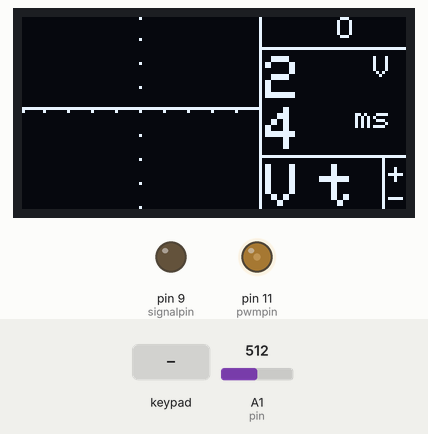
Simulated run of this sketch. Board: Arduino Uno, built with avr-gcc and run on an emulated ATmega328P. Parts: 128×64 one-colour display, output pins drawn as LEDs (lit = HIGH). Dashed ring = blinking. The inputs (shaded band) are chosen by the test bench; at power-on: A1 (pin) = 512.

Above: at 1.29 s.
2.1 s: A1 (pin) set to 716
At 4.27 s:
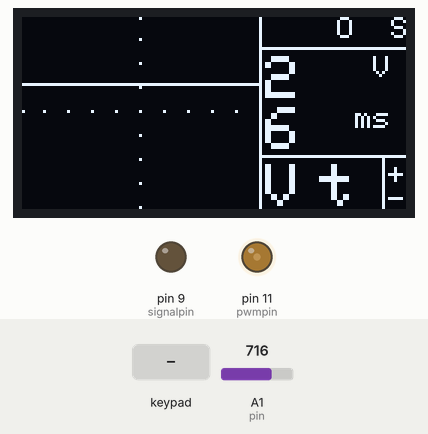
5.1 s: key 'e' pressed
At 6.01 s:
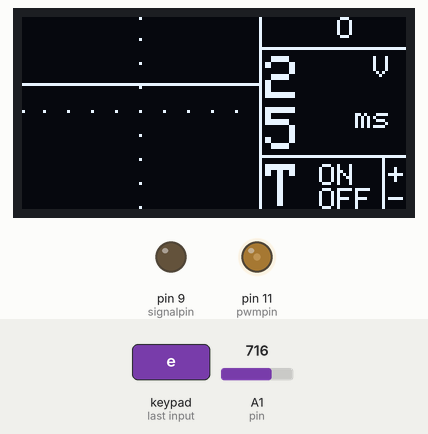
7.2 s: key 'w' pressed
At 8.6 s:
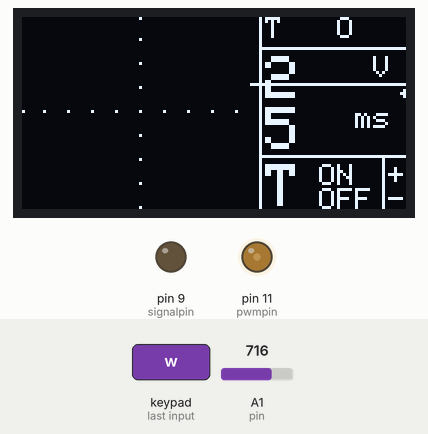
9.2 s: key 'd' pressed
At 10.34 s:
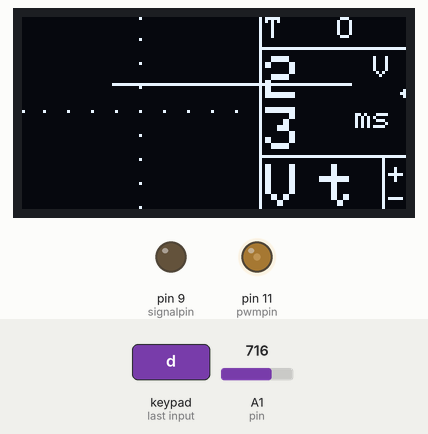
11.2 s: key 'd' pressed
At 13.0 s:
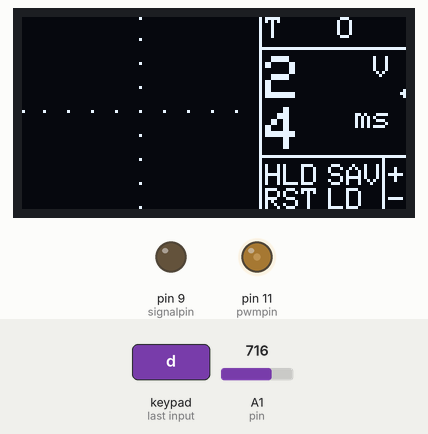
13.1 s: key 's' pressed
At 14.34 s:
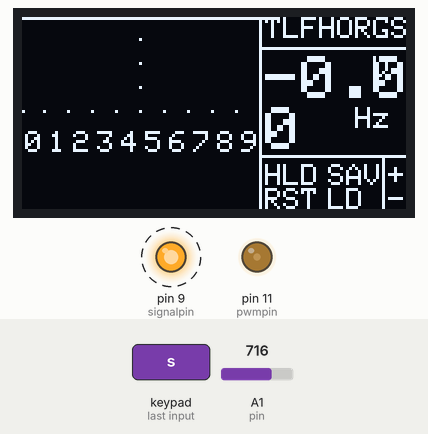
Timing chart, 0 to 17.0 s (numbered marks = the images above; inputs shaded):
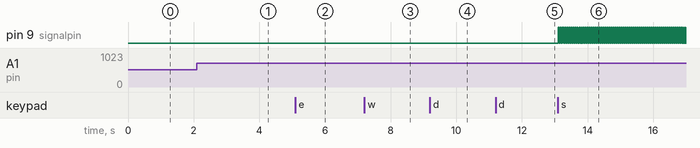

The sketch:

adso.ino
```cpp
/*
 ADSO - Arduino Digital Storage Oscilloscope
 v1.0 (c) 2017     www.github.com/zooxo/adso

 ADSO is a digital storage oscilloscope running on an arduino microcontroller.
 It samples, stores and analyses an electrical signal.

 Features:
 * Samples signal on one channel up to 500 Hz and 50 Volts
 * Shows signal graphically (80x64 pixel respective 10x8 divisions) as pixmap or polygon
 * Selectable scales (Volts per division, ms per division)
 * 1:1 and 10:1 probe
 * Triggering of periodic signals (selectable trigger level)
 * Selectable x and y offset
 * Reference signal (square, 0...5V)
 * Hold/save/load/reset signal and adjustments (permanent via EEPROM)
 * Fourier transformation (frequency analysis and harmonics)

*/

// INCLUDES & DEFINES

// Initialize OLED
#include <SPI.h>
#include <Wire.h>
#include <Adafruit_GFX.h>
#include <Adafruit_SSD1306.h>
#define OLED_RESET 4
Adafruit_SSD1306 display(OLED_RESET);
// Initialize EEEPROM
#include <EEPROM.h>
// Initialize custom keyboard (2x3)
#include <Keypad.h>
const byte ROWS = 2; //two rows
const byte COLS = 3; //four columns
char hexaKeys[ROWS][COLS] = { // "qweasd"
  {
    'q','w','e'}
  ,{
    'a','s','d'}
};
byte rowPins[ROWS] = {
  2,4}; //connect to the row pinouts of the keypad
byte colPins[COLS] = {
  6,5,3}; //connect to the column pinouts of the keypad
Keypad keypad = Keypad(makeKeymap(hexaKeys),rowPins,colPins,ROWS,COLS);

// defines
#define HALFY 31 // y-coordinate for zero line
#define DEFAULTSAMPLETIME 625 // default sample time in us
#define SAMPLESIZE 160 // number of stored values
#define SAMPLEDRAW 80 // number of drawn values
#define SAMPLESPERDISPLAY 200 // display after 200 samples
#define DEFAULTSIGNALRATE 10000 // rate of square reference signal in us
#define MAXMENUNR 6 // number of menus
#define DEFAULTTRIGLVL 25 // default trigger level
#define MAXTRIGLVL 63 // maximal trigger level
#define MINTRIGLVL 0 // minimal trigger level
#define TRIGLVLSTEP 4 // step change of triglevel
#define XTEXT 81 // x-coordinate where text starts
#define LETTERWIDTHBIG 12
#define LETTERWIDTHSMALL 6
#define XOFFSETMIN -10 // extrema for offsets
#define XOFFSETMAX 30
#define YOFFSETMIN -32
#define YOFFSETMAX 64
#define EEPROMOFFSET 64 // eeprom adress where sample is stored
#define FCNR 10 //number of fourier coefficients

// define flags and set initial values
boolean istriglevel=false; // no triggering
boolean isdrawlines=false; // no line drawing
boolean isreference=true; // reference signal (signalpin) on
boolean isground=false; // no grounding of signal
boolean ishold=false; // signal holded
boolean isfourier=false; // fourier analysis

// variables
byte pin=1,pwmpin=11,signalpin=9; // analog read pin, PWM- and square-reference pin
char key; // scanned key
byte menunr=1; // default menu number
byte val[SAMPLESIZE],ptr=0; // sampled value storage
char xoffset=0,yoffset=0; // offset variables
byte triglevel=DEFAULTTRIGLVL; // trigger level
byte displaycounter=0; // counts scans and display every SCANSPERDISPLAY times
double a[FCNR]; // fourier coefficients
byte nstrip; // number of sample values used for fourier
unsigned long scanstart=0; // used for square reference
unsigned long signaltime=DEFAULTSIGNALRATE,signalmicros=0;

// amplitude settings
int voltsteps[]={
  100,200,500,1000,2000,5000}; // im mV
#define numberofvoltsteps (sizeof(voltsteps)/sizeof(const int *))
byte vsnr=4; // volt step index (default 4 = 2000 mV/div)

// time settings
int sampletimes[]={
  125,250,625,1250,2500}; // in ms
#define numberofsampletimes (sizeof(sampletimes)/sizeof(const int *))
byte stnr=2; // sample time index (default 2 = 625 ms/div)
unsigned long timestamp=0,startmicros=0; // used for sample time measurement
unsigned long sampletime=sampletimes[stnr],sampledtime=0;


// SUBPROGRAMS

void curpos(byte x, byte y, byte font) { // set cursor position and font size
  display.setCursor(x,y);
  display.setTextSize(font);
}

void fourier() { // calculate fourier coefficients
  byte trigpnt1=0,trigpnt2=0;
  for(byte i=0;i<SAMPLESIZE-1;i++) { // find 1st trigpoint
    if((val[i]>=triglevel)&&(val[i+1]<triglevel)) {
      trigpnt1=i;
      for(byte j=i+1;j<SAMPLESIZE-1;j++) { // find 2nd trigpoint
        if((val[j]>=triglevel)&&(val[j+1]<triglevel)) {
          trigpnt2=j;
          break;
        }
      }
      break;
    }
  }
  nstrip=trigpnt2-trigpnt1;
  for(byte j=0;j<FCNR;j++) { // calculate fourier coefficients
    a[j]=0;
    for(byte k=trigpnt1;k<trigpnt2;k++) { // cosine
      a[j]+=(HALFY-val[k])*cos(j*(k-trigpnt1)*2*PI/nstrip);
    }
    for(byte k=trigpnt1;k<trigpnt2;k++) { // sine
      a[j]+=(HALFY-val[k])*sin(j*(k-trigpnt1)*2*PI/nstrip);
    }
    a[j]=a[j]/nstrip*2;
    if(j==0) a[j]/=2;
    a[j]=HALFY-a[j];
  }
}

void printoled() { // print display
  byte trigptr=0;
  display.clearDisplay();
  if(isfourier) { // call fourier and draw x-axis labels
    fourier();
    for(byte i=0;i<FCNR;i++) {
      curpos(1+i*8,38,1);
      display.print(i);
    }
  }
  display.drawLine(XTEXT-2,46,127,46,WHITE); // draw separation lines
  display.drawLine(XTEXT-2,10,127,10,WHITE);
  display.drawLine(XTEXT-2,0,XTEXT-2,63,WHITE);
  display.drawLine(120,47,120,63,WHITE);
  display.drawPixel(39,0,WHITE); //draw grid
  display.drawPixel(39,7,WHITE);
  display.drawPixel(39,15,WHITE);
  display.drawPixel(39,23,WHITE);
  display.drawPixel(39,HALFY,WHITE);
  if(!isfourier) {
    display.drawPixel(39,39,WHITE);
    display.drawPixel(39,47,WHITE);
    display.drawPixel(39,55,WHITE);
    display.drawPixel(39,63,WHITE);
  }
  display.drawPixel(0,HALFY,WHITE);
  display.drawPixel(7,HALFY,WHITE);
  display.drawPixel(15,HALFY,WHITE);
  display.drawPixel(23,HALFY,WHITE);
  display.drawPixel(31,HALFY,WHITE);
  display.drawPixel(47,HALFY,WHITE);
  display.drawPixel(55,HALFY,WHITE);
  display.drawPixel(63,HALFY,WHITE);
  display.drawPixel(71,HALFY,WHITE);
  if(isfourier) { // draw frequency spectrum
    for(byte i=0;i<FCNR;i++) {
      display.drawLine(i*8,a[i],(i+1)*8,a[i],WHITE);
    }
  }
  else if(istriglevel) {
    display.drawPixel(127,triglevel,WHITE); // draw triglevel indicator
    display.drawPixel(126,triglevel,WHITE);
    display.drawPixel(127,triglevel+1,WHITE);
    display.drawPixel(127,triglevel-1,WHITE);
    for(byte i=0;i<SAMPLEDRAW-1;i++) { // find trigpoint
      if((val[i]>=triglevel)&&(triglevel>val[i+1])) {
        trigptr=i;
        break;
      }
    }
    for(byte i=0;i<SAMPLEDRAW;i++) { //draw values triggered
      if(isdrawlines) display.drawLine(i+xoffset,val[trigptr],i+1+xoffset,val[trigptr+1],WHITE);
      else display.drawPixel(i+xoffset,val[trigptr],WHITE);
      trigptr++;
    }
  }
  else {
    for(byte i=0;i<SAMPLEDRAW;i++) { //draw values untriggered
      if(isdrawlines) display.drawLine(i,val[i],i+1,val[i+1],WHITE);
      else display.drawPixel(i,val[i],WHITE);
    }
  }

  curpos(XTEXT,13,2); // amplitude (V/div)
  if(voltsteps[vsnr]<1000) display.print((double)(voltsteps[vsnr]/1000.0),1);
  else display.print(voltsteps[vsnr]/1000);
  curpos(XTEXT+3*LETTERWIDTHBIG,13,1);
  display.print("V");

  curpos(XTEXT,30,2); // frequency or time (Hz or ms/div)
  if(isfourier) {
    display.print((int)(1/(nstrip*sampledtime/1000000.0)));
    curpos(XTEXT+2*LETTERWIDTHBIG+LETTERWIDTHSMALL,30,1);
    display.print("Hz");
  }
  else {
    display.print((int)((double)(sampledtime*8.0/1000)+0.5));
    curpos(XTEXT+2*LETTERWIDTHBIG+LETTERWIDTHSMALL,30,1);
    display.print("ms");
  }

  curpos(122,49,1); // menu
  display.print("+");
  curpos(122,57,1);
  display.print("-");
  switch(menunr) {
  case 1:
    curpos(XTEXT,49,2);
    display.print("V");
    curpos(XTEXT+LETTERWIDTHBIG+LETTERWIDTHSMALL,49,2);
    display.print("t");
    break;
  case 2:
    curpos(XTEXT,49,2);
    display.print("T");
    curpos(XTEXT+LETTERWIDTHBIG+LETTERWIDTHSMALL,49,1);
    display.print("ON");
    curpos(XTEXT+LETTERWIDTHBIG+LETTERWIDTHSMALL,57,1);
    display.print("OFF");
    break;
  case 3:
    curpos(XTEXT,49,2);
    display.print("X");
    curpos(XTEXT+LETTERWIDTHBIG+LETTERWIDTHSMALL,49,1);
    display.print("RST");
    break;
  case 4:
    curpos(XTEXT,49,2);
    display.print("Y");
    curpos(XTEXT+LETTERWIDTHBIG+LETTERWIDTHSMALL,49,1);
    display.print("RST");
    break;
  case 5:
    curpos(XTEXT,49,1);
    display.print("PIX");
    curpos(XTEXT+3*LETTERWIDTHSMALL+3,49,1);
    display.print("REF");
    curpos(XTEXT,57,1);
    display.print("GND");
    curpos(XTEXT+3*LETTERWIDTHSMALL+3,57,1);
    display.print("FFT");
    break;
  case 6:
    curpos(XTEXT,49,1);
    display.print("HLD");
    curpos(XTEXT+3*LETTERWIDTHSMALL+3,49,1);
    display.print("SAV");
    curpos(XTEXT,57,1);
    display.print("RST");
    curpos(XTEXT+3*LETTERWIDTHSMALL+3,57,1);
    display.print("LD");
    break;
  default:
    break;
  }

  // indicators
  if(istriglevel) { // trigger
    curpos(XTEXT,0,1);
    display.print("T");
  }
  if(isdrawlines) { // draw lines instead of pixels
    curpos(XTEXT+LETTERWIDTHSMALL,0,1);
    display.print("L");
  }
  if(isfourier) { // fourier
    curpos(XTEXT+2*LETTERWIDTHSMALL,0,1);
    display.print("F");
  }
  if(ishold) { // hold
    curpos(XTEXT+3*LETTERWIDTHSMALL,0,1);
    display.print("H");
  }
  if(xoffset||yoffset) { // x or y offset
    curpos(XTEXT+4*LETTERWIDTHSMALL,0,1);
    display.print("O");
  }
  if(isreference) { // reference signal on
    curpos(XTEXT+5*LETTERWIDTHSMALL,0,1);
    display.print("R");
  }
  if(isground) { // signal grounded
    curpos(XTEXT+6*LETTERWIDTHSMALL,0,1);
    display.print("G");
  }
  if(sampledtime>sampletimes[stnr]*1.02) { // sample time error
    curpos(XTEXT+7*LETTERWIDTHSMALL,0,1);
    display.print("S");
  }

  display.display();
}

void reset() { // reset adjustments to default values
  istriglevel=false;
  isdrawlines=false;
  isreference=false;
  isground=false;
  ishold=false;
  isfourier=false;
  triglevel=DEFAULTTRIGLVL;
  xoffset=yoffset=0;
  vsnr=4;
  stnr=2;
  startmicros=micros();
  for(byte i=0;i<SAMPLESIZE;i++) val[i]=0;
}

void save() { // saves adjustments and sample values
  byte i=0;
  EEPROM.write(i++,istriglevel);
  EEPROM.write(i++,isdrawlines);
  EEPROM.write(i++,isreference);
  EEPROM.write(i++,isground);
  EEPROM.write(i++,ishold);
  EEPROM.write(i++,isfourier);
  EEPROM.write(i++,triglevel);
  EEPROM.write(i++,xoffset);
  EEPROM.write(i++,yoffset);
  EEPROM.write(i++,vsnr);
  EEPROM.write(i++,stnr);
  for(i=0;i<SAMPLESIZE;i++) EEPROM.write(i+EEPROMOFFSET,val[i]);
}

void load() { // loads adjustments and sample values
  byte i=0;
  istriglevel=EEPROM.read(i++);
  isdrawlines=EEPROM.read(i++);
  isreference=EEPROM.read(i++);
  isground=EEPROM.read(i++);
  ishold=EEPROM.read(i++);
  isfourier=EEPROM.read(i++);
  triglevel=EEPROM.read(i++);
  xoffset=EEPROM.read(i++);
  yoffset=EEPROM.read(i++);
  vsnr=EEPROM.read(i++);
  stnr=EEPROM.read(i++);
  ishold=true;
  for(byte i=0;i<SAMPLESIZE;i++) val[i]=EEPROM.read(i+EEPROMOFFSET);
}


// SETUP & LOOP

void setup() {
  display.begin(SSD1306_SWITCHCAPVCC, 0x3c); // initialize display
  display.setTextColor(WHITE);
  display.setTextWrap(false);

  pinMode(signalpin,OUTPUT); // initialize square reference pin
  digitalWrite(signalpin,LOW);

  pinMode(pwmpin,OUTPUT); // initialize PWM reference pin
  analogWrite(pwmpin,64); // value 1:4 (high:low)

  reset();

  display.clearDisplay(); // Welcome message
  display.setTextSize(2);
  display.setTextColor(WHITE);
  display.println(F(" ADSO 1.0"));
  display.println();
  display.println();
  display.println(F(" WELCOME"));
  display.display();
  delay(750);
}

void loop() {
  timestamp=micros();
  if(timestamp-startmicros>=sampletime) { // measurement if desired sampletime is reached
    if(!ishold)
      if(isground) val[ptr]=HALFY;
      else
        val[ptr]=(yoffset+HALFY+40000/voltsteps[vsnr]-40000.0/511/voltsteps[vsnr]*analogRead(pin));
    // val = k * x + d
    // k   = 8pxperdiv / Vpd / ((1024analogvals - 512valforzero) / (10xdiv / 2ranges))
    // d   = 32ypixforzero - k * 512xpixforzero
    ptr++;
    if(ptr>=SAMPLESIZE) { // one diagram sampled (scan)
      ptr=0;
      sampledtime=(timestamp-scanstart)/SAMPLESIZE; // calibrate sampletime
      sampletime=sampletime*sampletimes[stnr]/sampledtime;
      displaycounter++;
      if(displaycounter>=SAMPLESPERDISPLAY/sampletimes[stnr]) { // print screen
        printoled();
        displaycounter=0;
      }
      scanstart=micros();
    }
    startmicros=micros();
  }

  if(isreference) { // square reference signal at signalpin
    if((timestamp-signalmicros)>=signaltime) {
      if(digitalRead(signalpin)) digitalWrite(signalpin,LOW);
      else digitalWrite(signalpin,HIGH);
      signalmicros=micros();
    }
  }

  key=keypad.getKey();
  if(key!=NO_KEY) { // process if character input occurs
    if(key=='e') // next or previous menu
      if(menunr<MAXMENUNR) menunr++;
      else menunr=1;
    if(key=='d')
      if(menunr>1) menunr--;
      else menunr=MAXMENUNR;

    if(menunr==1) { // menu1
      switch(key) {
      case 'q': // V+
        if(vsnr<numberofvoltsteps-1) vsnr++;
        break;
      case 'a': // V-
        if(vsnr>0) vsnr--;
        break;
      case 'w': // t+
        if(stnr<numberofsampletimes-1) stnr++;
        sampletime=sampletimes[stnr];
        break;
      case 's': // t-
        if(stnr>0) stnr--;
        sampletime=sampletimes[stnr];
        break;
      }
    }
    if(menunr==2) { // menu2
      switch(key) {
      case 'q': // triggerlevel up
        if(triglevel>MINTRIGLVL+TRIGLVLSTEP) triglevel-=TRIGLVLSTEP;
        break;
      case 'a': // triggerlevel down
        if(triglevel<MAXTRIGLVL-TRIGLVLSTEP) triglevel+=TRIGLVLSTEP;
        break;
      case 'w': // trigger on
        istriglevel=true;
        break;
      case 's': // trigger off
        istriglevel=false;
        break;
      }
    }
    if(menunr==3) { // menu3
      switch(key) {
      case 'q': //
        if(xoffset<XOFFSETMAX) xoffset++;
        break;
      case 'a': //
        if(xoffset>XOFFSETMIN) xoffset--;
        break;
      case 'w': //
        xoffset=0;
        break;
      case 's': //
        break;
      }
    }
    if(menunr==4) { // menu4
      switch(key) {
      case 'q': //
        if(yoffset>YOFFSETMIN) yoffset--;
        break;
      case 'a': //
        if(yoffset<YOFFSETMAX) yoffset++;
        break;
      case 'w': //
        yoffset=0;
        break;
      case 's': //
        break;
      }
    }
    if(menunr==5) { // menu5
      switch(key) {
      case 'q': // toggle lines/pixel
        if(isdrawlines) isdrawlines=false;
        else isdrawlines=true;
        break;
      case 'a': // toggle grounding (a holded signal can not be grounded)
          if(isground) isground=false;
          else if(!ishold) isground=true;
        break;
      case 'w': // toggle reference signal
        if(isreference) {
          isreference=false;
          digitalWrite(signalpin,LOW);
        }
        else isreference=true;
        break;
      case 's': // toggle FFT
        if(isfourier) isfourier=false;
        else isfourier=true;
        break;
      }
    }
    if(menunr==6) { // menu6
      switch(key) {
      case 'q': // toggle hold
        if(ishold) ishold=false;
        else ishold=true;
        break;
      case 'a': // reset
        reset();
        break;
      case 'w': // save
        save();
        break;
      case 's': // load
        load();
        break;
      }
    }
  }

}
```

Measured:
- after the input at 5.1 s, the display: changes after 0.11 s (image 2)
- after the input at 7.2 s, the display: first differs from a run without the input after 0.13 s (image 3 shows a later state)
- after the input at 9.2 s, the display: first differs from a run without the input after 0.12 s (image 4 shows a later state)
- after the input at 11.2 s, the display: first changes at once (image 5 shows a later state)
- after the input at 13.1 s, pin 9 (signalpin): alternates HIGH for 0.01 s and LOW for 0.01 s, starting at once
